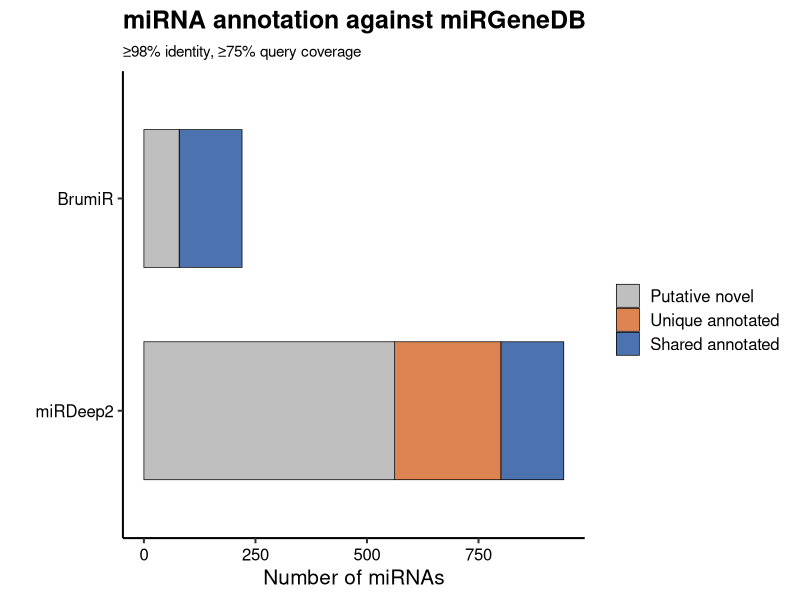
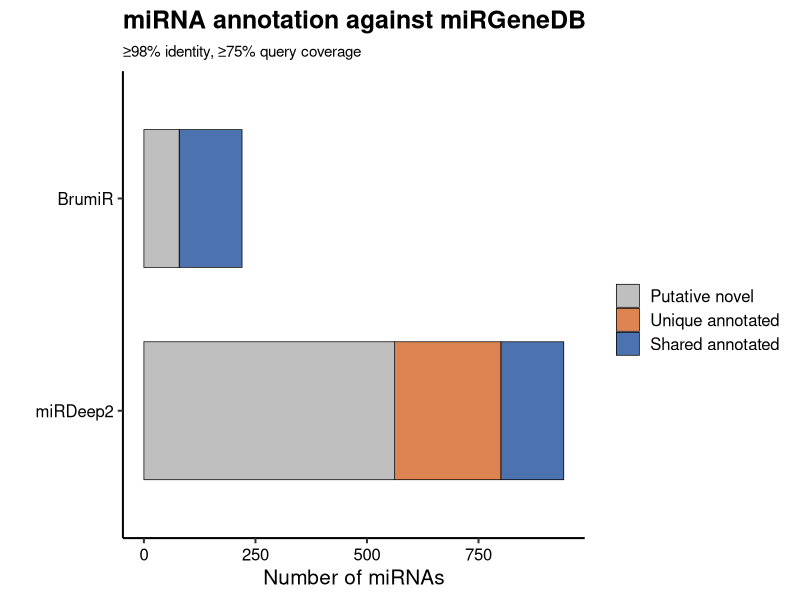
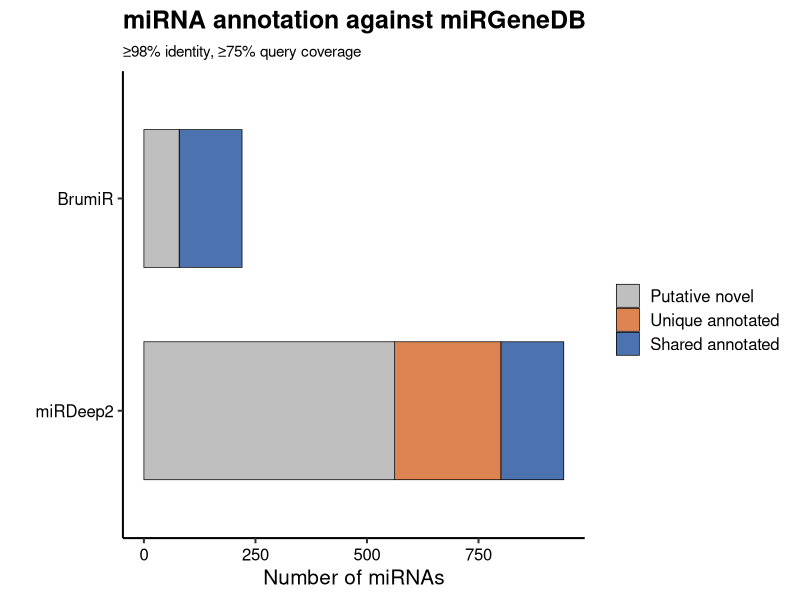

The R source for these figures, in order:
#!/usr/bin/env Rscript

############################################################
# Figure 3C – miRGeneDB annotation overlap
#
# Description:
# This script generates a barplot showing miRNA annotation and
# overlap between BrumiR and miRDeep2 based on miRGeneDB matches.
# Counts are manually defined from the annotation summary.
#
# Inputs:
# - Output prefix
#
# Outputs:
# - <out_prefix>.png
# - <out_prefix>.pdf
#
# Usage:
# Rscript Figure3C_plot_miRGeneDB_annotation_overlap.R \
#   Figure_miRGeneDB_annotation_overlap_clean
#
############################################################

suppressPackageStartupMessages({
  library(ggplot2)
  library(dplyr)
})

args <- commandArgs(trailingOnly = TRUE)

if (length(args) < 1) {
  stop(
    "Usage: Rscript Figure3C_plot_miRGeneDB_annotation_overlap.R <out_prefix>",
    call. = FALSE
  )
}

out_prefix <- args[1]

out_png <- paste0(out_prefix, ".png")
out_pdf <- paste0(out_prefix, ".pdf")

out_dir <- dirname(out_png)
if (!dir.exists(out_dir)) {
  dir.create(out_dir, recursive = TRUE, showWarnings = FALSE)
}

df <- data.frame(
  algorithm = c(
    "BrumiR",
    "BrumiR",
    "miRDeep2",
    "miRDeep2",
    "miRDeep2"
  ),
  category = c(
    "Shared annotated",
    "Putative novel",
    "Shared annotated",
    "Unique annotated",
    "Putative novel"
  ),
  count = c(
    141,
    79,
    141,
    238,
    562
  )
)

df$algorithm <- factor(df$algorithm, levels = c("miRDeep2", "BrumiR"))

df$category <- factor(
  df$category,
  levels = c("Shared annotated", "Unique annotated", "Putative novel")
)

p <- ggplot(df, aes(x = algorithm, y = count, fill = category)) +
  geom_col(width = 0.65, color = "black", linewidth = 0.25) +
  coord_flip() +
  scale_fill_manual(
    breaks = c("Putative novel", "Unique annotated", "Shared annotated"),
    values = c(
      "Putative novel" = "#BFBFBF",
      "Unique annotated" = "#DD8452",
      "Shared annotated" = "#4C72B0"
    )
  ) +
  labs(
    title = "miRNA annotation against miRGeneDB",
    subtitle = "≥98% identity, ≥75% query coverage",
    x = "",
    y = "Number of miRNAs",
    fill = ""
  ) +
  theme_classic(base_size = 15) +
  theme(
    plot.background = element_rect(fill = "white", color = NA),
    panel.background = element_rect(fill = "white", color = NA),
    legend.background = element_rect(fill = "white", color = NA),
    legend.key = element_rect(fill = "white", color = NA),
    plot.title = element_text(face = "bold"),
    plot.subtitle = element_text(size = 11),
    axis.text = element_text(color = "black"),
    axis.title = element_text(color = "black"),
    legend.text = element_text(color = "black")
  )

print(p)

ggsave(
  out_png,
  p,
  width = 8,
  height = 4.8,
  dpi = 300,
  bg = "white"
)

ggsave(
  out_pdf,
  p,
  width = 8,
  height = 4.8,
  bg = "white"
)

cat("Plot written to:", out_png, "\n")
cat("Plot written to:", out_pdf, "\n")
